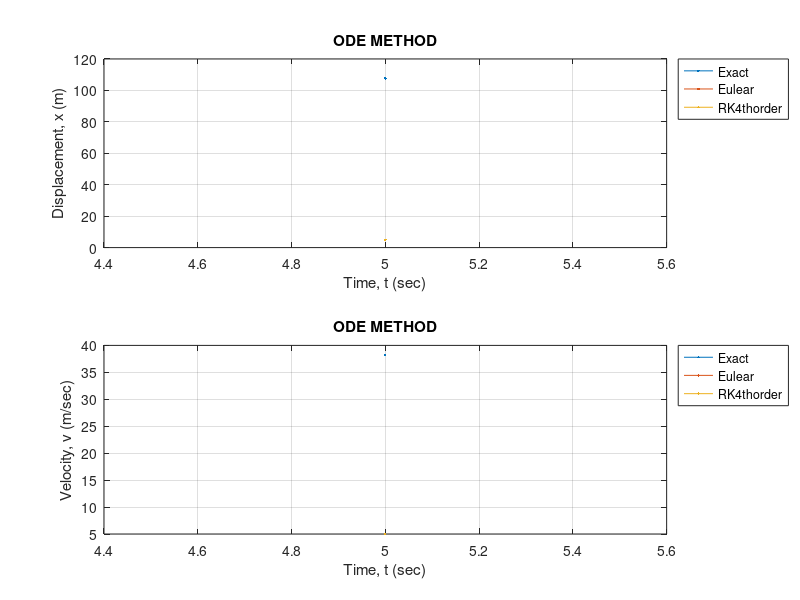

The MATLAB source for this figure:
clear all
clc

g=9.81;m=68.1;cd=0.25;


h=input('Enter the step size, h: ');
t_i=input('Enter the initial time: ');
t_f=input('Enter the final time: ');
x_i=input('Enter the initial displacement: ');
v_i=input('Enter the initial velocity: ');
t= (t_i:h:t_f)';
n=length(t);

x_euler=zeros(n,1);x_heun=zeros(n,1);x_heun_with_iteration=zeros(n,1);x_RK2=zeros(n,1);x_RK4=zeros(n,1);
x_euler(1)=x_i;x_heun(1)=x_i;x_heun_with_iteration(1)=x_i;x_RK2(1)=x_i;x_RK4(1)=x_i;
v_euler=zeros(n,1);v_heun=zeros(n,1);v_heun_with_iteration=zeros(n,1);v_RK2=zeros(n,1);v_RK4=zeros(n,1);
v_euler(1)=v_i;v_heun(1)=v_i;v_heun_with_iteration(1)=v_i;v_RK2(1)=v_i;v_RK4(1)=v_i;
a_euler=zeros(n,1);a_heun=zeros(n,1);a_heun_with_iteration=zeros(n,1);a_RK2=zeros(n,1);a_RK4=zeros(n,1);
a_euler(1)= g-((cd*v_euler(1)^2)/m);
a_heun(1)= g-((cd*v_heun(1)^2)/m);
a_heun_with_iteration(1)= g-((cd*v_heun_with_iteration(1)^2)/m);
a_RK2(1)= g-((cd*v_RK2(1)^2)/m);
a_RK4(1)= g-((cd*v_RK4(1)^2)/m);

difrnc_x=zeros(n,1);difrnc_v=zeros(n,1);difrnc_a=zeros(n,1);
iter=1;epsilon=0.01;maxiter=100;difrnc_x(1)=0;difrnc_v(1)=0;

x_exact=((m/cd)*(log(cosh(t.*sqrt(g*cd/m)))));
v_exact=((sqrt(g*m/cd))*(tanh(t.*sqrt(g*cd/m))));


for i=1:n-1
    x_euler(i+1)=x_euler(i)+v_euler(i)*h;
    v_euler(i+1)=v_euler(i)+a_euler(i)*h;
    a_euler(i+1)= g-(cd*v_euler(i+1)^2)/m;
end

for i=1:n-1
    x_p_heun=x_heun(i)+v_heun(i)*h;
    v_p_heun=v_heun(i)+a_heun(i)*h;
    a_p_heun= g-(cd*v_p_heun^2)/m;
    x_heun(i+1)=x_heun(i)+(v_heun(i)+v_p_heun)*(h/2);
    v_heun(i+1)=v_heun(i)+(a_heun(i)+a_p_heun)*(h/2);
    a_heun(i+1)= g-(cd*v_heun(i+1)^2)/m;
end

for i=1:n-1
    x_p_heun_with_iteration=x_heun_with_iteration(i)+v_heun_with_iteration(i)*h;
    v_p_heun_with_iteration=v_heun_with_iteration(i)+a_heun_with_iteration(i)*h;
    a_p_heun_with_iteration= g-(cd*v_p_heun_with_iteration^2)/m;
    x_heun_with_iteration(i+1)=x_heun_with_iteration(i)+(v_heun_with_iteration(i)+v_p_heun_with_iteration)*(h/2);
    v_heun_with_iteration(i+1)=v_heun_with_iteration(i)+(a_heun_with_iteration(i)+a_p_heun_with_iteration)*(h/2);
    a_heun_with_iteration(i+1)= g-(cd*v_heun_with_iteration(i+1)^2)/m;
    difrnc_x(i+1)=(abs(x_heun_with_iteration(i+1)-x_p_heun_with_iteration)/x_heun_with_iteration(i+1))*100;
    difrnc_v(i+1)=(abs(v_heun_with_iteration(i+1)-v_p_heun_with_iteration)/v_heun_with_iteration(i+1))*100;
    while (difrnc_x(i+1)>=epsilon && difrnc_v(i+1)>=epsilon && iter<=maxiter)
        x_heun_with_iteration(i+1)=x_heun_with_iteration(i)+(v_heun_with_iteration(i)+v_p_heun_with_iteration)*(h/2);
        v_heun_with_iteration(i+1)=v_heun_with_iteration(i)+(a_heun_with_iteration(i)+a_p_heun_with_iteration)*(h/2);
        a_heun_with_iteration(i+1)= g-(cd*v_heun_with_iteration(i+1)^2)/m;
        difrnc_x(i+1)=(abs(x_heun_with_iteration(i+1)-x_p_heun_with_iteration)/x_heun_with_iteration(i+1))*100;
        difrnc_v(i+1)=(abs(v_heun_with_iteration(i+1)-v_p_heun_with_iteration)/v_heun_with_iteration(i+1))*100;
        iter=iter+1;
    end
end

for i=1:n-1
    k1_x_RK2=v_RK2(i);
    k1_v_RK2=a_RK2(i);
    x_k1_RK2=x_RK2(i)+k1_x_RK2*h;
    v_k1_RK2=v_RK2(i)+k1_v_RK2*h;
    a_k1_RK2= g-(cd*v_k1_RK2^2)/m;
    k2_x_RK2=v_k1_RK2;
    k2_v_RK2=a_k1_RK2;
    x_RK2(i+1)=x_RK2(i)+(k1_x_RK2+k2_x_RK2)*(h/2);
    v_RK2(i+1)=v_RK2(i)+(k1_v_RK2+k2_v_RK2)*(h/2);
end

for i=1:n-1
    k1_x=v_RK4(i);
    k1_v=a_RK4(i);
    x_k1=x_RK4(i)+k1_x*(h/2);
    v_k1=v_RK4(i)+k1_v*(h/2);
    a_k1= g-(cd*v_k1^2)/m;
    k2_x=v_k1;
    k2_v=a_k1;
    x_k2=x_RK4(i)+k2_x*(h/2);
    v_k2=v_RK4(i)+k2_v*(h/2);
    a_k2= g-(cd*v_k2^2)/m;
    k3_x=v_k2;
    k3_v=a_k2;
    x_k3=x_RK4(i)+k3_x*h;
    v_k3=v_RK4(i)+k3_v*h;
    a_k3= g-(cd*v_k3^2)/m;
    k4_x=v_k3;
    k4_v=a_k3;
    x_RK4(i+1)=x_RK4(i)+(k1_x+2*(k2_x+k3_x)+k4_x)*(h/6);
    v_RK4(i+1)=v_RK4(i)+(k1_v+2*(k2_v+k3_v)+k4_v)*(h/6);
end

result_x=[x_exact x_euler x_RK4];
result_v=[v_exact v_euler v_RK4];
result_x
result_v

subplot(2,1,1)
plot(t,result_x)
grid on
title ('ODE METHOD')
xlabel('Time, t (sec)')
ylabel ('Displacement, x (m)')
legend('Exact','Eulear','RK4thorder','Location','NorthEastOutside')
subplot(2,1,2)
plot(t,result_v)
grid on
title ('ODE METHOD')
xlabel('Time, t (sec)')
ylabel ('Velocity, v (m/sec)')
legend('Exact','Eulear','RK4thorder','Location','NorthEastOutside')